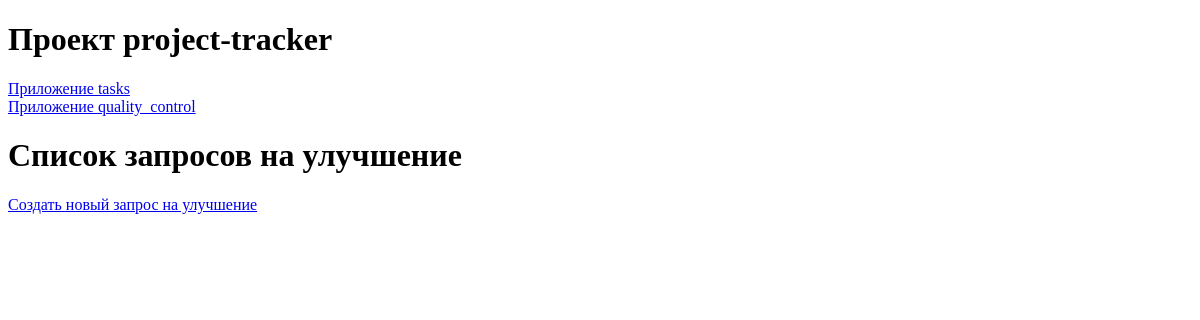
The page /quality_control/features/ on the database as committed earlier.
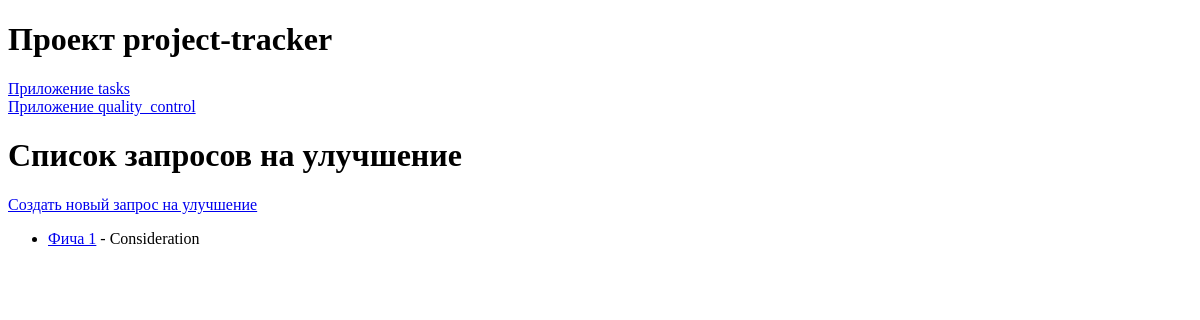
The same page on the database as committed later.
### quality_control/models.py (models this page shows)
class FeatureRequest(models.Model):
    title = models.CharField(max_length=100)
    description = models.TextField()
    project = models.ForeignKey(
        Project,
        on_delete=models.CASCADE
    )
    task = models.ForeignKey(
        Task,
        on_delete=models.SET_NULL,
        null=True,
        blank=True
    )
    STATUS_CHOICES = [
        ('Consideration', 'Рассмотрение'),
        ('Accepted', 'Принято'),
        ('Rejected', 'Отклонено'),
    ]
    status = models.CharField(
        max_length=50,
        choices=STATUS_CHOICES,
        default='Consideration',
    )
    PRIORITY_CHOICES = [
        (1, 'Очень низкий'),
        (2, 'Низкий'),
        (3, 'Средний'),
        (4, 'Высокий'),
        (5, 'Крайне высокий'),
    ]
    priority = models.IntegerField(
        choices=PRIORITY_CHOICES,
        default=3,
    )
    created_at = models.DateTimeField(auto_now_add=True)
    updated_at = models.DateTimeField(auto_now=True)

### quality_control/views.py (the view)
# urls.py: path('features/', views.feature_list, name='feature_list'),
def feature_list(request):
    features = FeatureRequest.objects.all()
    return render(request, 'quality_control/feature_list.html', {'feature_list': features})

### quality_control/templates/quality_control/feature_list.html
{% extends 'base/base.html' %}
{% block content %}
    <h1>Список запросов на улучшение</h1>
    <p><a href="{% url 'quality_control:create_feature_request' %}">Создать новый запрос на улучшение</a></p>
    <ul>
        {% for feature in feature_list %}
            <li><a href="{% url 'quality_control:feature_detail' feature.id %}">{{ feature.title }}</a> - {{ feature.status }}</li>
        {% endfor %}
    </ul>
{% endblock %}

Rows that differ between the two databases and show on the page:
added FeatureRequest: title "Фича 1", status "Consideration"
